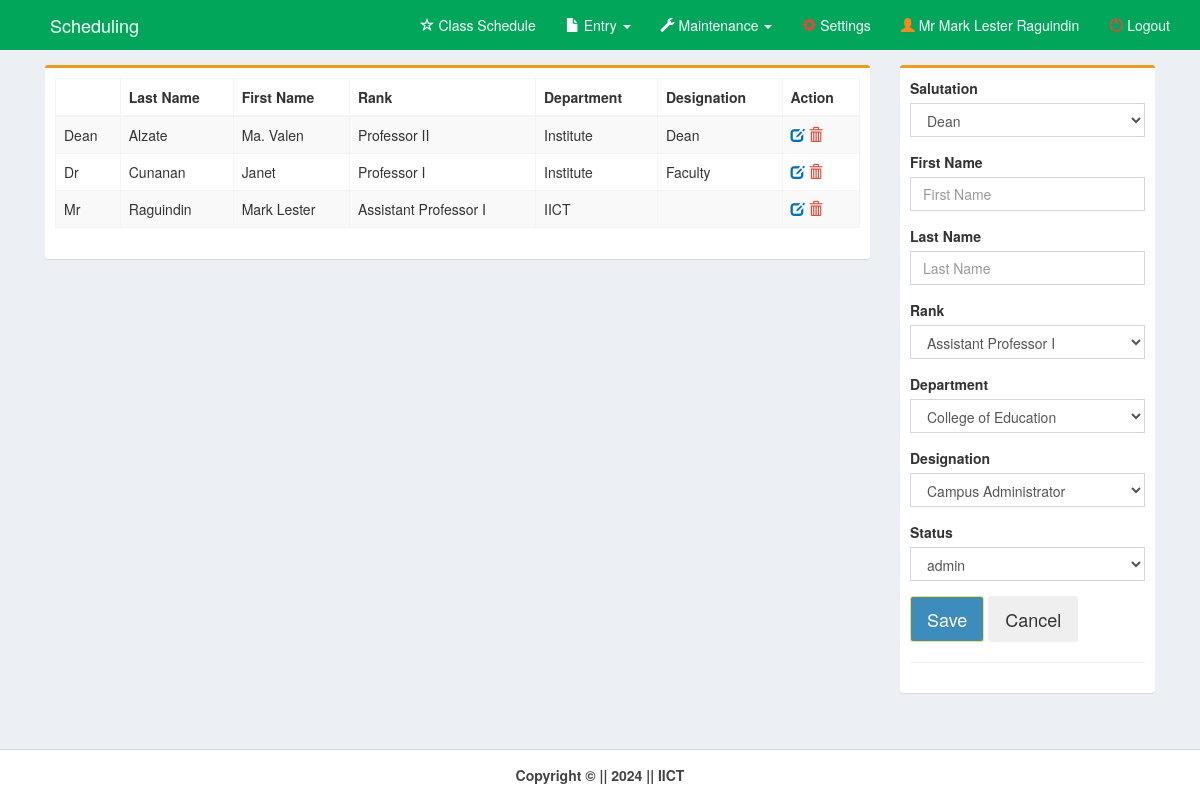
/pages/teacher.php (signed in), run on an earlier commit of the app's database.
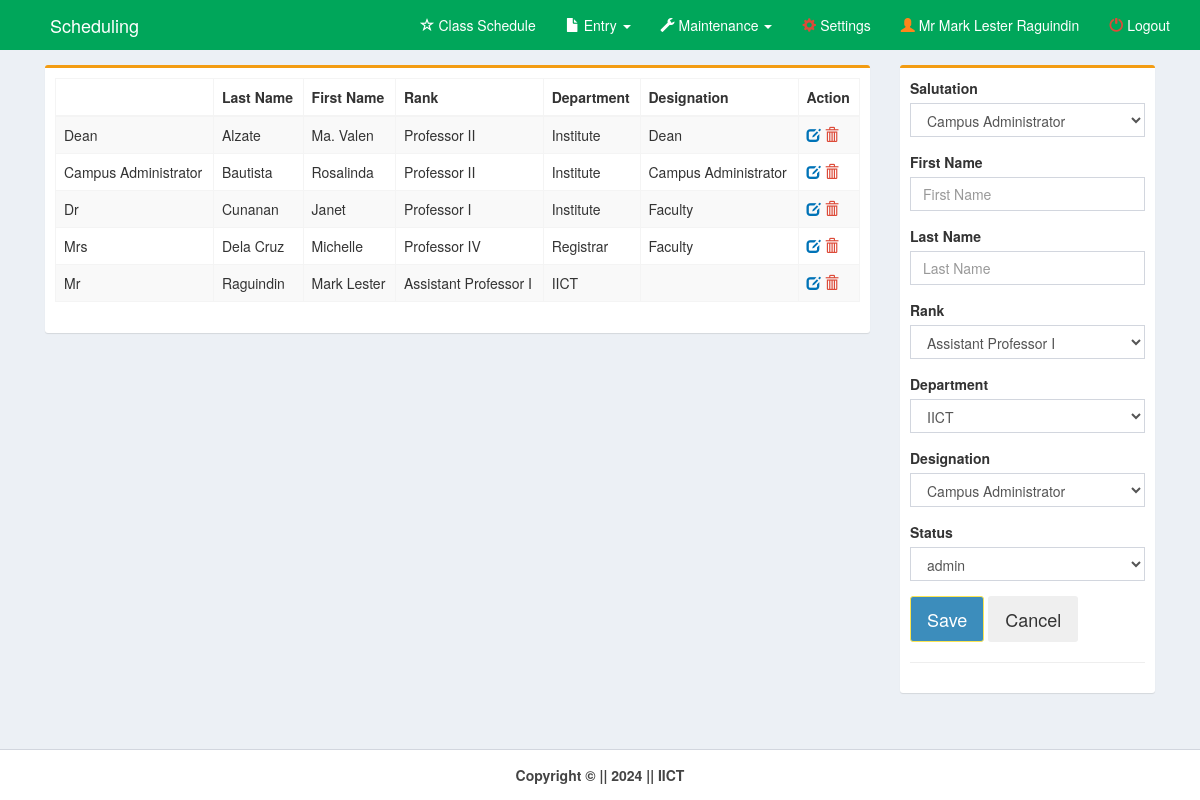
And on a later commit of the database.
### tables this page shows
CREATE TABLE `member` (
  `member_id` int(11) NOT NULL,
  `member_last` varchar(30) NOT NULL,
  `member_first` varchar(30) NOT NULL,
  `member_rank` varchar(50) NOT NULL,
  `member_salut` varchar(30) NOT NULL,
  `dept_code` varchar(10) NOT NULL,
  `designation_id` int(11) NOT NULL,
  `program_code` varchar(10) NOT NULL,
  `username` varchar(30) NOT NULL,
  `password` varchar(50) NOT NULL,
  `status` varchar(10) NOT NULL
);

CREATE TABLE `designation` (
  `designation_id` int(11) NOT NULL,
  `designation_name` varchar(100) NOT NULL
);

### pages/teacher.php (the view, shortened to what this page needs)
<!DOCTYPE html>
<html>
<head>
    <link rel="stylesheet" href="../bootstrap/css/bootstrap.min.css">
    <link rel="stylesheet" href="../plugins/datatables/dataTables.bootstrap.css">
    <link rel="stylesheet" href="../dist/css/AdminLTE.min.css">
    <link rel="stylesheet" href="../plugins/select2/select2.min.css">
    <link rel="stylesheet" href="../dist/css/skins/_all-skins.min.css">
</head>
<body class="hold-transition skin-green layout-top-nav" onload="myFunction()">
    <div class="wrapper">
        <?php include('../dist/includes/header.php'); ?>
        <div class="content-wrapper">
            <div class="container">
                <section class="content">
                    <div class="row">
                        <div class="col-md-9">
                            <div class="box box-warning">
                                <form method="post" id="reg-form" action="teacher_save.php">
                                    <div class="box-body">
                                        <div class="row">
                                            <div class="col-md-12">
                                                <table id="example1" class="table table-bordered table-striped"
                                                    style="margin-right:-10px">
                                                    <thead>
                                                        <tr>
                                                            <th></th>
                                                            <th>Last Name</th>
                                                            <th>First Name</th>
                                                            <th>Rank</th>
                                                            <th>Department</th>
                                                            <th>Designation</th>
                                                            <th>Action</th>
                                                        </tr>
                                                    </thead>
                                                    <?php
                                                    include('../dist/includes/dbcon.php');
                                                    $query = mysqli_query($con, "select * from member left outer join designation on member.designation_id=designation.designation_id order by member_last") or die(mysqli_error($con));
                                                    while ($row = mysqli_fetch_array($query)) {
                                                        $id = $row['member_id'];
                                                        $last = $row['member_last'];
                                                        $first = $row['member_first'];
                                                        $rank = $row['member_rank'];
                                                        $salut = $row['member_salut'];
                                                        $dept = $row['dept_code'];
                                                        $designation = $row['designation_name'];
                                                    ?>
                                                    <tr>
                                                        <td><?php echo $salut; ?></td>
                                                        <td><?php echo $last; ?></td>
                                                        <td><?php echo $first; ?></td>
                                                        <td><?php echo $rank; ?></td>
                                                        <td><?php echo $dept; ?></td>
                                                        <td><?php echo $designation; ?></td>
                                                        <td>
                                                            <a id="click" href="teacher_edit.php?id=<?php echo $id; ?>">
                                                                <i class="glyphicon glyphicon-edit text-blue"></i></a>
                                                            <a id="removeme"
                                                                onclick="return confirm('Are you sure you want to delete this Instructor/Professor?')"
                                                                href="teacher_del.php?id=<?php echo $id; ?>">
                                                                <i class="glyphicon glyphicon-trash text-red"></i></a>
                                                        </td>
                                                    </tr>
                                                    <?php } ?>
                                                </table>
                                            </div>
                                            <div class="col-md-6">
                                            </div>
                                        </div>
                                    </div>
                            </div>
                        </div>
                        <div class="col-md-3">
                            <div class="box box-warning">
                                <div class="box-body">
                                    <div id="form">
                                        <div class="row">
                                            <div class="col-md-12">
                                                <div class="form-group">
                                                    <label for="date">Salutation</label>
                                                    <select class="form-control select2" name="salut" required>
                                                        <?php
                                                        include('../dist/includes/dbcon.php');
                                                        $query2 = mysqli_query($con, "select * from salut order by salut") or die(mysqli_error($con));
                                                        while ($row = mysqli_fetch_array($query2)) {
                                                        ?>
                                                        <option><?php echo $row['salut']; ?></option>
                                                        <?php }
                                                        ?>
                                                    </select>
                                                </div>
                                                <div class="form-group">
                                                    <label for="date">First Name</label><br>
                                                    <input type="text" class="form-control" name="first"
                                                        placeholder="First Name" required>
                                                </div>
                                                <div class="form-group">
                                                    <label for="date">Last Name</label><br>
                                                    <input type="text" class="form-control" name="last"
                                                        placeholder="Last Name" required>
                                                </div>
                                                <div class="form-group">
                                                    <label for="date">Rank</label>
                                                    <select class="form-control select2" name="rank" required>
                                                        <?php
                                                        $query2 = mysqli_query($con, "select * from rank order by rank") or die(mysqli_error($con));
                                                        while ($row = mysqli_fetch_array($query2)) {
                                                        ?>
                                                        <option><?php echo $row['rank']; ?></option>
                                                        <?php }
                                                        ?>
                                                    </select>
                                                </div>
                                                <div class="form-group">
                                                    <label for="date">Department</label>
                                                    <select class="form-control select2" name="dept" required>
                                                        <?php
                                                        $query2 = mysqli_query($con, "select * from dept order by dept_code") or die(mysqli_error($con));
                                                        while ($row = mysqli_fetch_array($query2)) {
                                                        ?>
                                                        <option value="<?php echo $row['dept_code']; ?>">
                                                            <?php echo $row['dept_name']; ?></option>
                                                        <?php }
                                                        ?>
                                                    </select>
                                                </div>
                                                <div class="form-group">
                                                    <label for="date">Designation</label>
                                                    <select class="form-control select2" name="designation" required>
                                                        <?php
                                                        $query2 = mysqli_query($con, "select * from designation order by designation_name") or die(mysqli_error($con));
                                                        while ($row = mysqli_fetch_array($query2)) {
                                                        ?>
                                                        <option value="<?php echo $row['designation_id']; ?>">
                                                            <?php echo $row['designation_name']; ?></option>
                                                        <?php }
                                                        ?>
                                                    </select>
                                                </div>
                                                <div class="form-group">
                                                    <label for="date">Status</label>
                                                    <select class="form-control select2" name="status" required>
                                                        <option>admin</option>
                                                    </select>
                                                </div>
                                            </div>
                                        </div>
                                        <div class="form-group">
                                            <button class="btn btn-lg btn-primary" id="daterange-btn" name="save"
                                                type="submit">
                                                Save
                                            </button>
                                            <button class="btn btn-lg" id="daterange-btn" type="reset">
                                                Cancel
                                            </button>
                                        </div>
                                    </div>
                                    <hr>
                                </div>
                            </div>
                        </div>
                    </div>
                </section>
            </div>
        </div>
        <?php include('../dist/includes/footer.php'); ?>
    </div>
</body>
</html>

### dist/includes/header.php (shortened to what this page needs)
<?php
if ($_SESSION['type'] == "admin")
  include('../dist/includes/header_admin.php');
else
  include('../dist/includes/header_faculty.php');

### dist/includes/header_admin.php (shortened to what this page needs)
<header class="main-header">
    <nav class="navbar navbar-static-top">
        <div class="container">
            <div class="navbar-header" style="padding-left:20px">
                <a href="home.php" class="navbar-brand">Scheduling</a>
            </div>
            <div class="collapse navbar-collapse" id="navbar-collapse">
                <ul class="nav navbar-nav navbar-right">
                    <li>
                        <a href="home.php" style="font-size:14px"><i class="glyphicon glyphicon-star-empty"></i> Class
                            Schedule</a>
                    </li>
                    <li class="dropdown">
                        <a href="#" class="dropdown-toggle" data-toggle="dropdown">
                            <i class="glyphicon glyphicon-file"></i> Entry <b class="caret"></b>
                        </a>
                    </li>
                    <li class="dropdown">
                        <a href="#" class="dropdown-toggle" data-toggle="dropdown">
                            <i class="glyphicon glyphicon-wrench"></i> Maintenance <b class="caret"></b>
                        </a>
                    </li>
                    <li>
                        <a href="settings.php" style="color:#fff;"><i class="glyphicon glyphicon-cog text-red"></i>
                            Settings</a>
                    </li>
                    <li>
                        <a href="profile.php?showModal=true"><i class="glyphicon glyphicon-user text-orange"></i>
                            <?php echo $_SESSION['name']; ?></a>
                    </li>
                    <li>
                        <a href="logout.php" onclick="return confirm('Are you sure you want to logout?')"><i
                                class="glyphicon glyphicon-off text-red"></i> Logout</a>
                    </li>
                </ul>
            </div>
        </div>
    </nav>
</header>

### dist/includes/footer.php
<footer class="main-footer" style="text-align:center">
        <strong>Copyright &copy; || 2024 </strong><strong> || IICT</strong>
</footer>

What changed in the data, as far as the page shows it:
added member: member_salut "Campus Administrator", member_last "Bautista", member_first "Rosalinda", member_rank "Professor II", dept_code "Institute", designation.designation_name "Campus Administrator"
added member: member_salut "Mrs", member_last "Dela Cruz", member_first "Michelle", member_rank "Professor IV", dept_code "Registrar", designation.designation_name "Faculty"
Also different on the page:
form field salut: "Dean" → "Campus Administrator"
form field dept: "College of Education" → "IICT"
